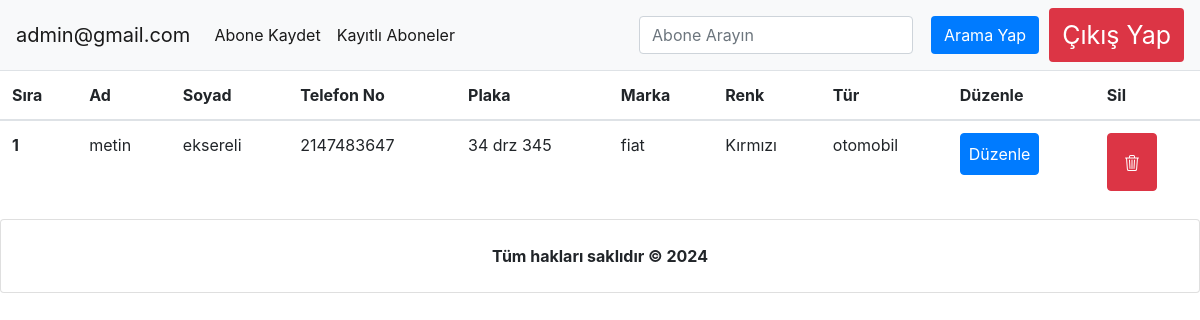
Screenshot of /otopark_otomasyon1/admin/aboneler.php (signed in) with the database file from the repository.
### tables this page shows
CREATE TABLE `admingiris` (
  `kullanici_id` int(11) NOT NULL,
  `kullanici_mail` varchar(55) NOT NULL,
  `kullanici_sifre` varchar(55) NOT NULL
);

CREATE TABLE `abonelik` (
  `abone_id` int(11) NOT NULL,
  `abone_ad` text NOT NULL,
  `abone_soyad` text NOT NULL,
  `abone_tel` int(11) NOT NULL,
  `abone_plaka` varchar(11) NOT NULL,
  `abone_marka` varchar(15) NOT NULL,
  `abone_renk` text NOT NULL,
  `abone_tur` text NOT NULL,
  `abone_ucret` int(10) NOT NULL,
  `abone_kat` int(25) NOT NULL,
  `abone_blok` varchar(22) NOT NULL,
  `abone_alan` varchar(150) NOT NULL
);

### otopark_otomasyon1/admin/aboneler.php (the view, shortened to what this page needs)
<?php
include 'baglan.php';
$kullanicicek = $db -> prepare('SELECT * FROM admingiris WHERE kullanici_mail=:kullanici_mail');
$kullanicicek -> execute([
    'kullanici_mail' => $_SESSION['userkullanici_mail']
]);
$kaydet = $kullanicicek -> fetch(PDO::FETCH_ASSOC);
?>
<!doctype html>
<html lang="en">
  <head>
    <link rel="stylesheet" href="https://stackpath.bootstrapcdn.com/bootstrap/4.3.1/css/bootstrap.min.css">
  </head>
  <body>
  <nav class="navbar navbar-expand-lg navbar-light bg-light">
  <a class="navbar-brand" href="abonelik.php"><?php echo $kaydet['kullanici_mail']; ?></a>
  <div class="collapse navbar-collapse" id="navbarSupportedContent">
    <ul class="navbar-nav mr-auto">
      <li class="nav-item active">
        <a class="nav-link" href="abonelik.php">Abone Kaydet<span class="sr-only">(current)</span></a>
      </li>
      <li class="nav-item active">
      <a class="nav-link" href="aboneler.php">Kayıtlı Aboneler<span class="sr-only">(current)</span></a>
      </li>
    </ul>
    <form class="form-inline my-2 my-lg-0 " method="post" >
    <input class="form-control mr-sm-2" type="search" placeholder="Abone Arayın" name="aboneler" aria-label="Search">
    <button class="btn bg-primary my-2 my-sm-0  " type="submit" style="margin:10px; color:white;"><i class="bi bi-search"></i>  Arama Yap</button>
      <button class="btn bg-danger my-2 my-sm-0 " type="submit"><a href="cikis.php" style ="color:white;text-decoration: none;font-size:25px;">Çıkış Yap </a><i class="bi bi-box-arrow-right" style="font-size:26px;color:white;"></i></button>
    </form>
  </div>
</nav>
<table class="table">
  <thead>
    <tr>
      <th scope="col">Sıra</th>
      <th scope="col">Ad</th>
      <th scope="col">Soyad</th>
      <th scope="col">Telefon No</th>
      <th scope="col">Plaka</th>
      <th scope="col">Marka</th>
      <th scope="col">Renk</th>
      <th scope="col">Tür</th>
      <th scope="col">Düzenle</th>
      <th scope="col">Sil</th>
    </tr>
  </thead>
  <?php
$sorgu = $db ->query('SELECT * FROM abonelik');
$sirano=0;
foreach ($sorgu as $kaydet ) {
    $sirano=++$sirano;
   $id=$kaydet['abone_id'];
   $ad=$kaydet['abone_ad'];
   $soyad=$kaydet['abone_soyad'];
   $tel=$kaydet['abone_tel'];
   $plaka=$kaydet['abone_plaka'];
   $marka=$kaydet['abone_marka'];
   $renk=$kaydet['abone_renk'];
   $tur=$kaydet['abone_tur'];
?>
  <tbody>
    <tr>
      <th ><?php echo $sirano ?></th>
      <td><?php echo $ad?></td>
      <td><?php echo $soyad?></td>
      <td><?php echo $tel?></td>
      <td><?php echo $plaka?></td>
      <td><?php echo $marka?></td>
      <td><?php echo $renk?></td>
      <td><?php echo $tur?></td>
      <td><a href="aduzenle.php?id=<?php echo $id; ?>" class="btn  btn-primary p-2">Düzenle</a></td>
      <td><a href="sil.php?id=<?php echo $id; ?>" class="btn btn-danger p-3"></a></td>
    </tr>
  </tbody>
  <?php }?>
</table>
 <div class="text-center">
   <div class="card p-4">
     <b>Tüm hakları saklıdır  &copy; <?php  echo date("Y"); ?> </b>
   </div>
 </div>
  </body>
</html>

### rows the page displays
admingiris: kullanici_mail "admin@gmail.com"
abonelik: abone_ad "metin", abone_soyad "eksereli", abone_tel "2147483647", abone_plaka "34 drz 345", abone_marka "fiat", abone_renk "Kırmızı", abone_tur "otomobil"
